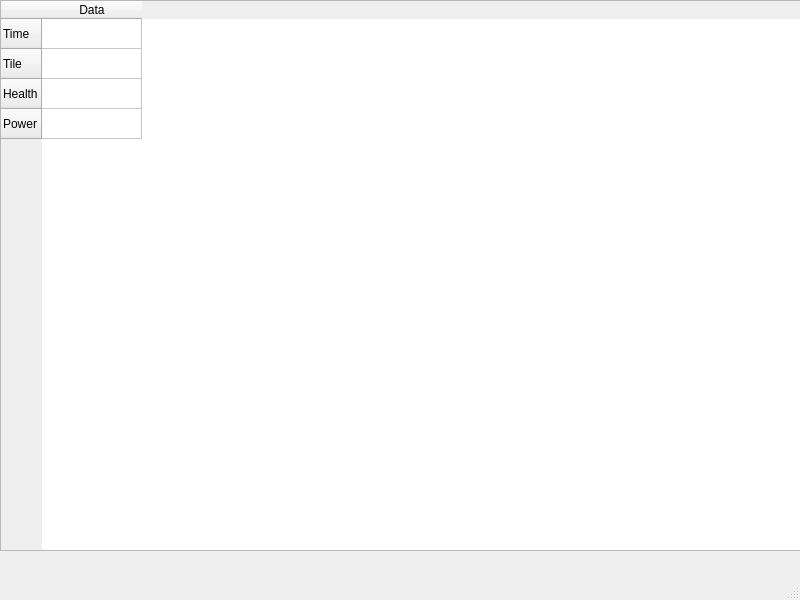
<?xml version="1.0" encoding="UTF-8"?>
<ui version="4.0">
 <class>MainWindow</class>
 <widget class="QMainWindow" name="MainWindow">
  <property name="geometry">
   <rect>
    <x>0</x>
    <y>0</y>
    <width>800</width>
    <height>600</height>
   </rect>
  </property>
  <property name="windowTitle">
   <string>MainWindow</string>
  </property>
  <widget class="QWidget" name="centralwidget">
   <widget class="QTableWidget" name="tableWidget">
    <property name="geometry">
     <rect>
      <x>0</x>
      <y>0</y>
      <width>801</width>
      <height>551</height>
     </rect>
    </property>
    <row>
     <property name="text">
      <string>Time</string>
     </property>
    </row>
    <row>
     <property name="text">
      <string>Tile</string>
     </property>
    </row>
    <row>
     <property name="text">
      <string>Health</string>
     </property>
    </row>
    <row>
     <property name="text">
      <string>Power</string>
     </property>
    </row>
    <column>
     <property name="text">
      <string>Data</string>
     </property>
    </column>
   </widget>
  </widget>
  <widget class="QMenuBar" name="menubar">
   <property name="geometry">
    <rect>
     <x>0</x>
     <y>0</y>
     <width>800</width>
     <height>26</height>
    </rect>
   </property>
  </widget>
  <widget class="QStatusBar" name="statusbar"/>
 </widget>
 <resources/>
 <connections/>
</ui>
